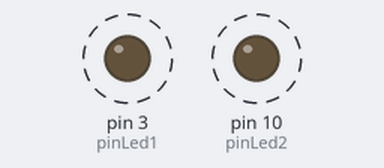
Bench run of a sketch on a simulated Arduino Uno, built with avr-gcc and run on an emulated ATmega328P. On the bench: output pins drawn as LEDs (lit = HIGH). Dashed ring = blinking.

Above: at 0.08 s.
Timing chart, 0 to 3.0 s (numbered marks = the images above):
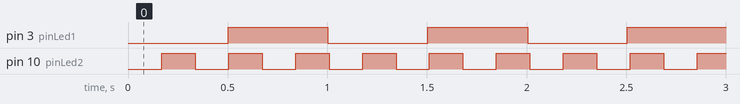

Measured:
- by itself, pin 3 (pinLed1): alternates HIGH for 0.50 s and LOW for 0.50 s
- by itself, pin 10 (pinLed2): alternates HIGH for 0.17 s and LOW for 0.17 s

The sketch:

Quest_o_3_-_Prova_pr_tica.ino
```cpp
byte pinLed1 = 3, pinLed2 = 10;
boolean estadoLed1 = LOW, estadoLed2 = LOW;
unsigned int periodo1 = 500, periodo2 = 167;
unsigned long tempoAnterior1 = 0, tempoAnterior2 = 0;

void setup() {
  pinMode(pinLed1, OUTPUT);
  digitalWrite(pinLed1, estadoLed1);
  pinMode(pinLed2, OUTPUT);
  digitalWrite(pinLed2, estadoLed2);
}

void loop() {
  if((millis() - tempoAnterior1) > periodo1){
    estadoLed1 = !estadoLed1;
    digitalWrite(pinLed1, estadoLed1);
    tempoAnterior1 = millis();
  }
  if((millis() - tempoAnterior2) > periodo2){
    estadoLed2 = !estadoLed2;
    digitalWrite(pinLed2, estadoLed2);
    tempoAnterior2 = millis();
  }

}
```
